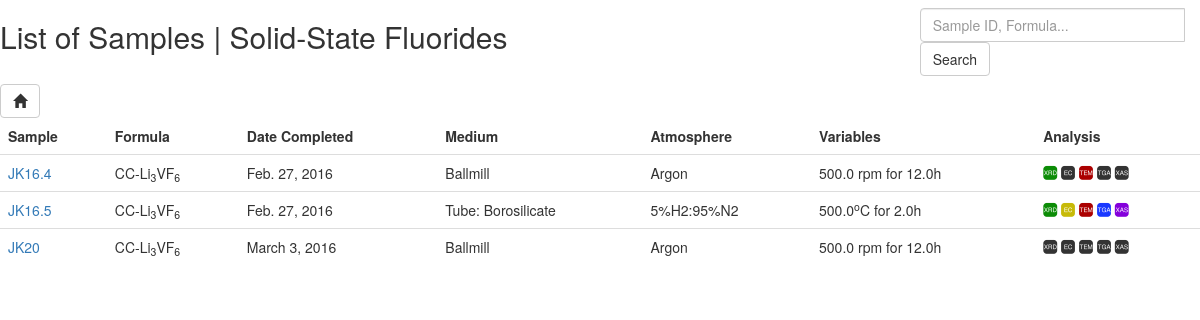
Screenshot of /project/2/ with the database file from the repository.
### pokedex/models.py (models this page shows, shortened)
class Project(models.Model):
	name = models.CharField(max_length=50)
	class Meta:
		ordering = ['name']
	def __str__(self):
		return "{name}".format(name=self.name)

class Sample(models.Model):
	sample_number = models.CharField(max_length=10, db_index=True)
	name = models.CharField(max_length=200, db_index=True)
	formula = models.CharField(max_length=50, db_index=True, blank=True)
	stripped_formula = models.CharField(max_length=50, db_index=True, blank=True)
	AVAILABLE_MEDIUMS = [
		('Ballmill', 'Ballmill'),
		('Tube: Borosilicate', 'Tube: Borosilicate'),
		('Tube: Quartz', 'Tube: Quartz'),
		('Tube: Alumina', 'Tube: Alumina'),
	]
	AVAILABLE_ATMOSPHERES = [
		('Argon', 'Argon'),
		('5%H2:95%N2', '5%H2:95%N2'),
		('Oxygen', 'Oxygen'),
		('Nitrogen', 'Nitrogen'),
		('Air', 'Air'),
	]
	experiment_medium = models.CharField(max_length=50, choices=AVAILABLE_MEDIUMS)
	experiment_atmosphere = models.CharField(max_length=50, choices=AVAILABLE_ATMOSPHERES)
	experiment_variable = models.FloatField(null=True, blank=True)
	experiment_time = models.FloatField(blank=True, null=True)
	experiment_equation = models.CharField(max_length=200, blank=True)
	variable_units = models.CharField(max_length=5, blank=True)
	analysis_XRD = models.BooleanField(default=False)
	analysis_EC = models.BooleanField(default=False)
	analysis_TEM = models.BooleanField(default=False)
	analysis_TGA = models.BooleanField(default=False)
	analysis_XAS = models.BooleanField(default=False)
	start_date = models.DateField(null=True, default=datetime.date.today)
	end_date = models.DateField(null=True, default=datetime.date.today)
	associated_project = models.ManyToManyField('Project')
	user = models.ForeignKey(User, blank=True, null=True)
	class Meta:
		ordering = ['sample_number']
	def detail_url(self):
		url = reverse('sample_detail', kwargs={'id': self.id})
		return url

### pokedex/views.py (the view)
class SampleListView(DetailView):
	template_name = 'sample_list.html'
	model = Project
	context_object_name = 'project'
	def get_context_data(self, *args, **kwargs):
		project = self.get_object()
		context = super(SampleListView, self).get_context_data(*args, **kwargs)
		context['samples'] = Sample.objects.all().filter(associated_project = project)
		return context
	def get_object(self):
		pk = self.kwargs['id']
		project = Project.objects.get(pk=pk)
		return project

### pokedex/templatetags/custom_filters.py (called while the page is built)
@register.filter(name='formula_markup')
def formula_markup(formula):
    def insert_subscript(string, index):
        return string[:index] + '<sub>' + string[index:index+2] + '</sub>' + string[index+2:]
    def insert_superscript(string, index):
        return string[:index] + '<sup>' + string[index:index+2] + '</sup>' + string[index+2:]
    formula = escape(formula)
    x = 0
    while x in range (0, len(formula)):
        if formula[x] in ('_'):
            formula = insert_subscript(formula, x)
            x += 5
        if formula[x] in ('^'):
            formula = insert_superscript(formula, x)
            x += 5
        x += 1
    formula = formula.replace("_","").replace("^", "")
    return mark_safe(formula)

### pokedex/templates/sample_list.html (shortened to what this page needs)
{% extends 'base.html' %}
{% load custom_filters %}
{% block content %}
<div class="row">
  <div class="col-md-6">
    <h2>List of Samples | {{ project }}</h2>
  </div>
  <div class="col-md-6">
    <div class="pull-right">
      <form method="get" action="." class="navbar-form pull-right">
	<div class="input-group">
	  <input type="text" class="input-small form-control search-query"
		 name="search" placeholder="Sample ID, Formula..."
	  <span class="input-group-btn">
	    <input type="submit" class="btn btn-default" value="Search">
	</div>
      </form>
    </div>
  </div>
</div>
<a href="{% url 'home' %}" class="btn btn-default">
	<span class="glyphicon glyphicon-home"></span>
</a>
{% if samples %}
<table class="table chemical-list">
  <tr>
	<th>Sample</th>
	<th>Formula</th>
	<th>Date Completed</th>
	<th>Medium</th>
	<th>Atmosphere</th>
	<th>Variables</th>
	<th>Analysis</th>
  </tr>
	{% for sample in samples %}
  <tr>
	<td>
		<a href="{{ sample.detail_url }}" title="Detailed information on sample {{ sample.sample_number }}">
		{{ sample.sample_number }}
		</a>
	</td>
	<td>{{ sample.formula|formula_markup }}</td>
	<td>{{ sample.end_date }}</td>
	<td>{{ sample.experiment_medium }}</td>
	<td>{{ sample.experiment_atmosphere }}</td>
	<td>{{ sample.experiment_variable }}{{ sample.variable_units|formula_markup }} for {{ sample.experiment_time }}h</td>
	<td>
	{% if sample.analysis_XRD %}<span class="icon-XRD XRD-active" title="X-Ray Diffraction"></span>{% else %}<span class="icon-XRD" title="X-Ray Diffraction"></span>{% endif %}
	{% if sample.analysis_EC %}<span class="icon-EC EC-active" title="Electrochemistry"></span>{% else %}<span class="icon-EC" title="Electrochemistry"></span>{% endif %}
	{% if sample.analysis_TEM %}<span class="icon-TEM TEM-active" title="Electron Microscopy"></span>{% else %}<span class="icon-TEM" title="Electron Microscopy"></span>{% endif %}
	{% if sample.analysis_TGA %}<span class="icon-TGA TGA-active" title="Thermogravimetric Analysis"></span>{% else %}<span class="icon-TGA" title="Thermogravimetric Analysis"></span>{% endif %}
	{% if sample.analysis_XAS %}<span class="icon-XAS XAS-active" title="X-Ray Absorption Spectroscopy"></span>{% else %}<span class="icon-XAS" title="X-Ray Absorption Spectroscopy"></span>{% endif %}
	</td>
  </tr>
	{% endfor %}
{% else %}
	<div class="alert alert-warning no-chemicals">
  	You have no samples associated with this project!
	</div>
{% endif %}
{% endblock %}

### pokedex/static/main.css (style rules this page uses)
.chemical-list th { border-top: none !important; }
.table td a { cursor: pointer; cursor: hand; }
[class^="icon-"], [class*=" icon-"] { font-family: 'icomoon' !important; speak: none; font-style: normal; font-weight: normal; font-variant: normal; text-transform: none; line-height: 1; -webkit-font-smoothing: antialiased; -moz-osx-font-smoothing: grayscale; }
.icon-XAS:before { content: "\e900"; }
.icon-EC:before { content: "\e903"; }
.icon-TEM:before { content: "\e904"; }
.icon-TGA:before { content: "\e905"; }
.icon-XRD:before { content: "\e906"; }
.XRD-active { color: #0C8C06; }
.EC-active { color: #C7BA08; }
.TEM-active { color: #AB0000; }
.TGA-active { color: #1938FF; }
.XAS-active { color: #8400DB; }

### rows the page displays
Project: name "Solid-State Fluorides"
Sample: sample_number "JK16.4", formula|formula_markup "CC-Li 3 VF 6", end_date "Feb. 27, 2016", experiment_medium "Ballmill", experiment_atmosphere "Argon", experiment_variable "500.0", variable_units|formula_markup "rpm", experiment_time "12.0", analysis_XRD True (drawn), analysis_EC False (drawn), analysis_TEM True (drawn), analysis_TGA False (drawn), analysis_XAS False (drawn)
Sample: sample_number "JK16.5", formula|formula_markup "CC-Li 3 VF 6", end_date "Feb. 27, 2016", experiment_medium "Tube: Borosilicate", experiment_atmosphere "5%H2:95%N2", experiment_variable "500.0", variable_units|formula_markup "o C", experiment_time "2.0", analysis_XRD True (drawn), analysis_EC True (drawn), analysis_TEM True (drawn), analysis_TGA True (drawn), analysis_XAS True (drawn)
Sample: sample_number "JK20", formula|formula_markup "CC-Li 3 VF 6", end_date "March 3, 2016", experiment_medium "Ballmill", experiment_atmosphere "Argon", experiment_variable "500.0", variable_units|formula_markup "rpm", experiment_time "12.0", analysis_XRD False (drawn), analysis_EC False (drawn), analysis_TEM False (drawn), analysis_TGA False (drawn), analysis_XAS False (drawn)
